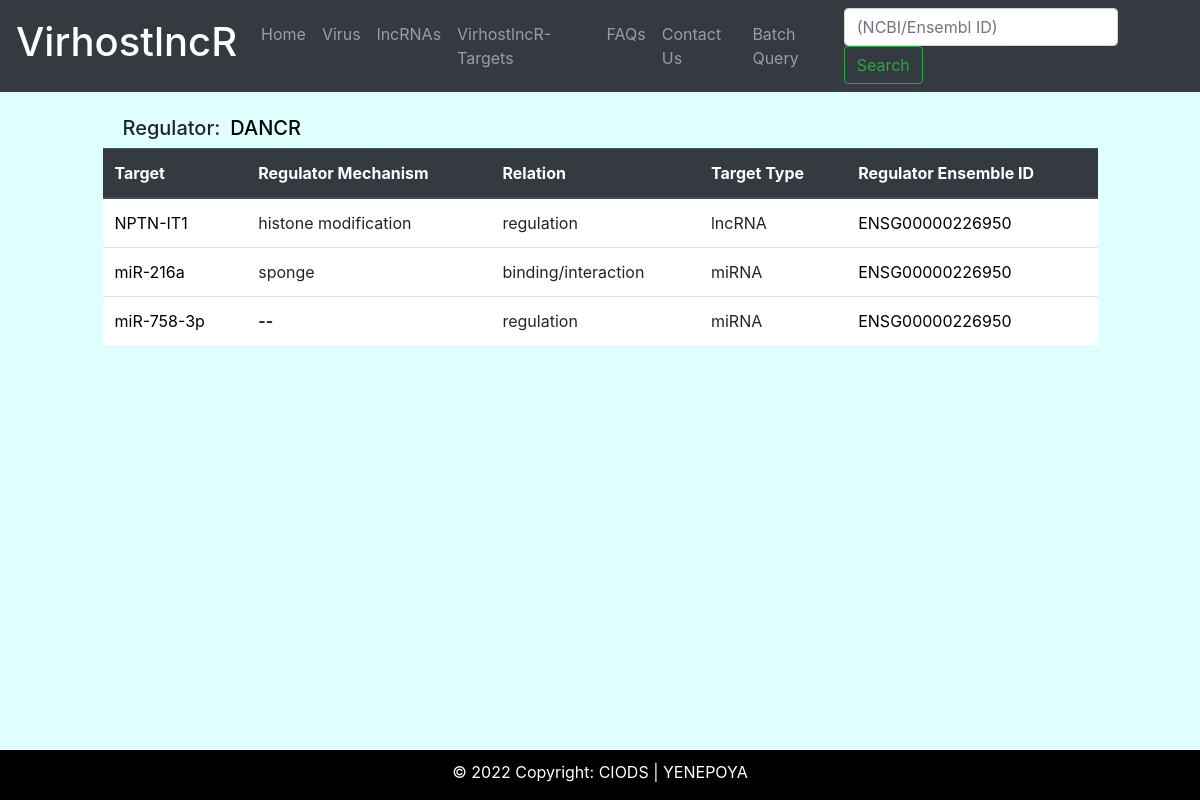
The app's page /targetdetails/DANCR/, older data.
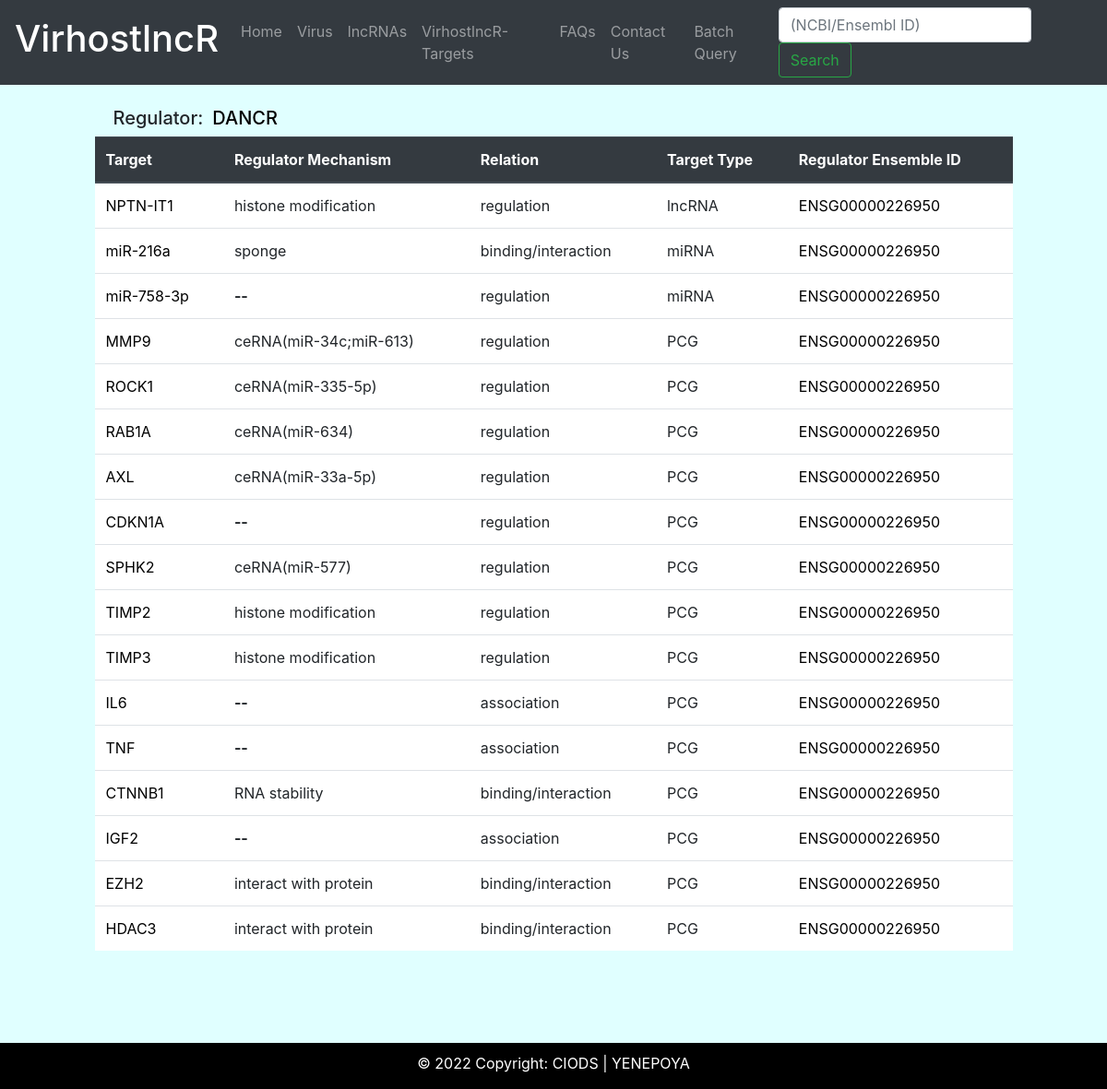
The same page, newer data.
### lncrna/models.py (models this page shows, shortened)
class LncrnaTarget(models.Model):
    regulator = models.CharField(max_length=255)
    target = models.CharField(max_length = 255)
    regulatory_mech = models.CharField(max_length = 255 , null = True, blank = True)
    regulatory_type = models.CharField(max_length = 255 , null = True, blank = True)
    Target_type = models.CharField(max_length = 255 , null = True, blank = True)
    regulator_ensemble_id = models.CharField(max_length = 255 , null = True, blank = True)

### lncrna/views.py (the view)
# urls.py: path('targetdetails/<str:regulator>/', views.targetdetails, name = 'targetdetails'),
def targetdetails(request, regulator):
    lncrnatarget = LncrnaTarget.objects.filter(regulator = regulator)
    dis_regulator = regulator
    context = {'lncrnatarget':lncrnatarget,'dis_regulator':dis_regulator}
    return render(request,'lncrna/target_details.html',context)

### templates/lncrna/target_details.html (shortened to what this page needs)
{% extends 'lncrna/base.html' %}
{% block content %}
<div class="cotainer" >
<div class="row d-flex">
 <div class="col col-xl-1">
  </div>
<div class="col col-xl-6 pt-4">
<h5 class="h5" style="padding-left: 20px" >Regulator:&ensp;<a target="blank"  href="https://www.ncbi.nlm.nih.gov/gene/?term={{ dis_regulator }}">{{ dis_regulator }}
</a>
</h5>
</div>
</div>
</div>
<div class="cotainer">
<div class="row d-flex justify-content-center">
<div class="col col-xl-10">
<table class="table" style="background-color: white;">
<thead class="thead-dark">
<tr>
    <th class="align-top">Target</th>
    <th class="align-top">Regulator Mechanism</th>
    <th class="align-top">Relation</th>
    <th class="align-top">Target Type</th>
    <th class="align-top">Regulator Ensemble ID</th>
</tr>
{% for target in lncrnatarget %}
<tr>
<td><a href=" https://www.genecards.org/cgi-bin/carddisp.pl?gene={{ target.target }}" target="_blank"> {{ target.target }}</a></td>
{% if target.regulatory_mech %}
<td>
{{ target.regulatory_mech }}</td>
{% else %}
<td><strong> -- </strong>  </td>
{% endif %}
<td>{{ target.regulatory_type }}</td>
<td>{{ target.Target_type }}</td>
<td> <a href="http://asia.ensembl.org/Multi/Search/Results?q={{ target.regulator_ensemble_id }}" target="_blank">{{ target.regulator_ensemble_id }} </a> </td>
</tr>
{% endfor %}
</table>
</div>
</div>
</div>
{% endblock %}

### templates/lncrna/base.html (shortened to what this page needs)
<!DOCTYPE html>
<html>
<head>
    <link rel="stylesheet" href="https://cdn.jsdelivr.net/npm/bootstrap@4.3.1/dist/css/bootstrap.min.css">
</head>
<body >
<nav class="navbar navbar-expand-lg navbar-dark bg-dark">
  <a class="navbar-brand" href="{% url 'home' %}"> <h1>VirhostlncR </h1></a>
  <div class="collapse navbar-collapse" id="navbarSupportedContent">
    <ul class="navbar-nav mr-auto">
      <li class="nav-item">
        <a class="nav-link" href="{% url 'home' %}">Home </a>
      </li>
        <li class="nav-item">
        <a class="nav-link " href="{% url 'virus_list' %}" >Virus</a>
      </li>
        <li class="nav-item">
        <a class="nav-link " href="{% url 'lncrna_list' %}" >lncRNAs</a>
      </li>
      <li class="nav-item">
        <a class="nav-link " href="{% url 'target_list' %}" >VirhostlncR-Targets</a>
      </li>
      <li class="nav-item">
        <a class="nav-link " href="{% url 'faqs' %}" >FAQs</a>
      </li>
          <li class="nav-item">
        <a class="nav-link " href="{% url 'contact' %}" >Contact Us</a>
      </li>
           <li class="nav-item">
        <a class="nav-link " href="{% url 'bquery' %}" >Batch Query</a>
      </li>
    </ul>
    <form class="form-inline my-2 my-lg-0" method="GET" action="{% url 'search' %}">
      <input class="form-control mr-sm-2" type="search" placeholder="(NCBI/Ensembl ID)" aria-label="Search" name = q >
      <button class="btn btn-outline-success my-2 my-sm-0" type="submit">Search</button>
    </form>
  </div>
</nav>
{% block content %}
{% endblock %}
<div class="footer">
  <p>© 2022 Copyright: CIODS | YENEPOYA</p>
</div>
</body>
</html>

### templates/lncrna/base.html (style rules this page uses)
body { background-color: #E0FFFF; }
.footer { position: fixed; left: 0; bottom: 0; width: 100%; background-color: black; color: white; text-align: center; padding-top:10px; }

### templates/lncrna/target_details.html (style rules this page uses)
a { color: black; text-decoration: none; }

Row changes from the older to the newer data that the page shows:
added LncrnaTarget: target "MMP9", regulatory_mech "ceRNA(miR-34c;miR-613)", regulatory_type "regulation", Target_type "PCG", regulator_ensemble_id "ENSG00000226950"
added LncrnaTarget: target "ROCK1", regulatory_mech "ceRNA(miR-335-5p)", regulatory_type "regulation", Target_type "PCG", regulator_ensemble_id "ENSG00000226950"
added LncrnaTarget: target "RAB1A", regulatory_mech "ceRNA(miR-634)", regulatory_type "regulation", Target_type "PCG", regulator_ensemble_id "ENSG00000226950"
added LncrnaTarget: target "AXL", regulatory_mech "ceRNA(miR-33a-5p)", regulatory_type "regulation", Target_type "PCG", regulator_ensemble_id "ENSG00000226950"
added LncrnaTarget: target "CDKN1A", regulatory_type "regulation", Target_type "PCG", regulator_ensemble_id "ENSG00000226950"
added LncrnaTarget: target "SPHK2", regulatory_mech "ceRNA(miR-577)", regulatory_type "regulation", Target_type "PCG", regulator_ensemble_id "ENSG00000226950"
added LncrnaTarget: target "TIMP2", regulatory_mech "histone modification", regulatory_type "regulation", Target_type "PCG", regulator_ensemble_id "ENSG00000226950"
added LncrnaTarget: target "TIMP3", regulatory_mech "histone modification", regulatory_type "regulation", Target_type "PCG", regulator_ensemble_id "ENSG00000226950"
added LncrnaTarget: target "IL6", regulatory_type "association", Target_type "PCG", regulator_ensemble_id "ENSG00000226950"
added LncrnaTarget: target "TNF", regulatory_type "association", Target_type "PCG", regulator_ensemble_id "ENSG00000226950"
added LncrnaTarget: target "CTNNB1", regulatory_mech "RNA stability", regulatory_type "binding/interaction", Target_type "PCG", regulator_ensemble_id "ENSG00000226950"
added LncrnaTarget: target "IGF2", regulatory_type "association", Target_type "PCG", regulator_ensemble_id "ENSG00000226950"
added LncrnaTarget: target "EZH2", regulatory_mech "interact with protein", regulatory_type "binding/interaction", Target_type "PCG", regulator_ensemble_id "ENSG00000226950"
added LncrnaTarget: target "HDAC3", regulatory_mech "interact with protein", regulatory_type "binding/interaction", Target_type "PCG", regulator_ensemble_id "ENSG00000226950"
